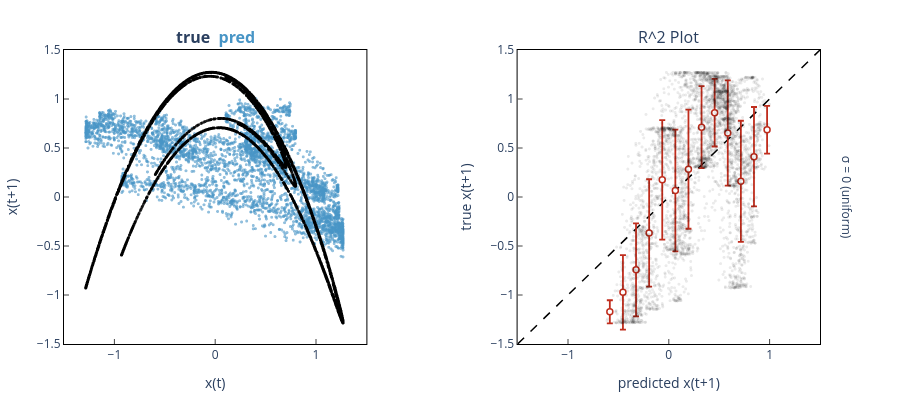

Notebook cell for this chart:
### Code cell
x_t = henon_dataset[-test_steps - tau_steps : -tau_steps, 0]
x_true_next = Y_test[:, 0]
x_pred_next = Y_pred[:, 0]

r2_val = r2_score(x_true_next, x_pred_next)

# 3. Compute binned error bars for predicted vs true
bins = np.linspace(-1.3, 1.3, 21)
bin_centers = 0.5 * (bins[:-1] + bins[1:])
means, stds, valid_centers = [], [], []

for left, right, center in zip(bins[:-1], bins[1:], bin_centers):
    mask = (x_pred_next >= left) & (x_pred_next < right)
    if np.sum(mask) >= 5:
        means.append(np.mean(x_true_next[mask]))
        stds.append(np.std(x_true_next[mask]))
        valid_centers.append(center)




fig = make_subplots(
    rows=1,
    cols=2,
    subplot_titles=(
        "<b>true</b>  <span style='color:#4895c6;'><b>pred</b></span>",
        "R^2 Plot",
    ),
    horizontal_spacing=.2,
)

# Left
fig.add_trace(
    go.Scattergl(
        x=x_t,
        y=x_pred_next,
        mode="markers",
        marker=dict(size=3, color="#4895c6", opacity=0.6),
        name="pred",
        showlegend=False,
    ),
    row=1,
    col=1,
)
fig.add_trace(
    go.Scattergl(
        x=x_t,
        y=x_true_next,
        mode="markers",
        marker=dict(size=3, color="black", opacity=0.8),
        name="true",
        showlegend=False,
    ),
    row=1,
    col=1,
)

# Right
fig.add_trace(
    go.Scattergl(
        x=x_pred_next,
        y=x_true_next,
        mode="markers",
        marker=dict(size=3, color="black", opacity=0.08),
        name="data",
        showlegend=False,
    ),
    row=1,
    col=2,
)
fig.add_trace(
    go.Scatter(
        x=[-1.5, 1.5],
        y=[-1.5, 1.5],
        mode="lines",
        line=dict(color="black", dash="dash", width=1.5),
        showlegend=False,
    ),
    row=1,
    col=2,
)
fig.add_trace(
    go.Scatter(
        x=valid_centers,
        y=means,
        error_y=dict(
            type="data",
            array=stds,
            visible=True,
            color="#c02d1d",
            thickness=1.8,
            width=3,
        ),
        mode="markers",
        marker=dict(
            color="white",
            size=6,
            line=dict(color="#c02d1d", width=1.5),
        ),
        showlegend=False,
    ),
    row=1,
    col=2,
)

for col_idx in [1, 2]:
    fig.update_xaxes(
        range=[-1.5, 1.5],
        showline=True,
        linecolor="black",
        linewidth=1,
        mirror=True,
        ticks="inside",
        row=1,
        col=col_idx,
    )
    fig.update_yaxes(
        range=[-1.5, 1.5],
        showline=True,
        linecolor="black",
        linewidth=1,
        mirror=True,
        ticks="inside",
        row=1,
        col=col_idx,
    )


fig.update_layout(
    width=900,
    height=400,
    plot_bgcolor="white",
    paper_bgcolor="white",
    margin=dict(l=60, r=80, t=50, b=50),
    annotations=[
        dict(
            text="",
            x=0.22,
            y=1.08,
            xref="paper",
            yref="paper",
            showarrow=False,
            font=dict(size=13),
        ),
        dict(
            text=f"R² = {r2_val:.4f}",
            x=-1.3,
            y=1.25,
            xref="x2",
            yref="y2",
            showarrow=False,
            font=dict(size=12, color="black"),
        ),
        dict(
            text="σ = 0 (uniform)",
            x=1.05,
            y=0.5,
            xref="paper",
            yref="paper",
            textangle=90,
            showarrow=False,
            font=dict(size=12),
        ),
    ],
)

fig.update_xaxes(title_text="x(t)", row=1, col=1)
fig.update_yaxes(title_text="x(t+1)", row=1, col=1)
fig.update_xaxes(title_text="predicted x(t+1)", row=1, col=2)
fig.update_yaxes(title_text="true x(t+1)", row=1, col=2)

fig.show()

### Figure 1 — Plotly figure (JSON) as saved in the notebook; plotly's stock layout.template omitted (floating-point values rounded to 4 significant figures; data arrays with more than 128 entries replaced by an {"elided": "..."} marker saying what was removed)
{"data": [{"marker": {"color": "#4895c6", "opacity": 0.6, "size": 3}, "mode": "markers", "name": "pred", "showlegend": false, "type": "scattergl", "x": {"elided": "4000 float values"}, "xaxis": "x", "y": {"elided": "4000 float values"}, "yaxis": "y"}, {"marker": {"color": "black", "opacity": 0.8, "size": 3}, "mode": "markers", "name": "true", "showlegend": false, "type": "scattergl", "x": {"elided": "4000 float values"}, "xaxis": "x", "y": {"elided": "4000 float values"}, "yaxis": "y"}, {"marker": {"color": "black", "opacity": 0.08, "size": 3}, "mode": "markers", "name": "data", "showlegend": false, "type": "scattergl", "x": {"elided": "4000 float values"}, "xaxis": "x2", "y": {"elided": "4000 float values"}, "yaxis": "y2"}, {"line": {"color": "black", "dash": "dash", "width": 1.5}, "mode": "lines", "showlegend": false, "type": "scatter", "x": [-1.5, 1.5], "xaxis": "x2", "y": [-1.5, 1.5], "yaxis": "y2"}, {"error_y": {"array": [0.1178, 0.3797, 0.4747, 0.5473, 0.6098, 0.6213, 0.6081, 0.4189, 0.3448, 0.5365, 0.6175, 0.507, 0.2428], "color": "#c02d1d", "thickness": 1.8, "type": "data", "visible": true, "width": 3}, "marker": {"color": "white", "line": {"color": "#c02d1d", "width": 1.5}, "size": 6}, "mode": "markers", "showlegend": false, "type": "scatter", "x": [-0.585, -0.455, -0.325, -0.195, -0.065, 0.065, 0.195, 0.325, 0.455, 0.585, 0.715, 0.845, 0.975], "xaxis": "x2", "y": [-1.171, -0.9729, -0.7429, -0.3663, 0.1748, 0.06619, 0.284, 0.7128, 0.8604, 0.6532, 0.1605, 0.4113, 0.6863], "yaxis": "y2"}], "layout": {"annotations": [{"font": {"size": 16}, "showarrow": false, "text": "<b>true</b>  <span style='color:#4895c6;'><b>pred</b></span>", "x": 0.2, "xanchor": "center", "xref": "paper", "y": 1, "yanchor": "bottom", "yref": "paper"}, {"font": {"size": 16}, "showarrow": false, "text": "R^2 Plot", "x": 0.8, "xanchor": "center", "xref": "paper", "y": 1, "yanchor": "bottom", "yref": "paper"}, {"font": {"size": 12}, "showarrow": false, "text": "σ = 0 (uniform)", "textangle": 90, "x": 1.05, "xref": "paper", "y": 0.5, "yref": "paper"}], "height": 400, "margin": {"b": 50, "l": 60, "r": 80, "t": 50}, "paper_bgcolor": "white", "plot_bgcolor": "white", "width": 900, "xaxis": {"anchor": "y", "domain": [0, 0.4], "linecolor": "black", "linewidth": 1, "mirror": true, "range": [-1.5, 1.5], "showline": true, "ticks": "inside", "title": {"text": "x(t)"}}, "xaxis2": {"anchor": "y2", "domain": [0.6, 1], "linecolor": "black", "linewidth": 1, "mirror": true, "range": [-1.5, 1.5], "showline": true, "ticks": "inside", "title": {"text": "predicted x(t+1)"}}, "yaxis": {"anchor": "x", "domain": [0, 1], "linecolor": "black", "linewidth": 1, "mirror": true, "range": [-1.5, 1.5], "showline": true, "ticks": "inside", "title": {"text": "x(t+1)"}}, "yaxis2": {"anchor": "x2", "domain": [0, 1], "linecolor": "black", "linewidth": 1, "mirror": true, "range": [-1.5, 1.5], "showline": true, "ticks": "inside", "title": {"text": "true x(t+1)"}}}}
